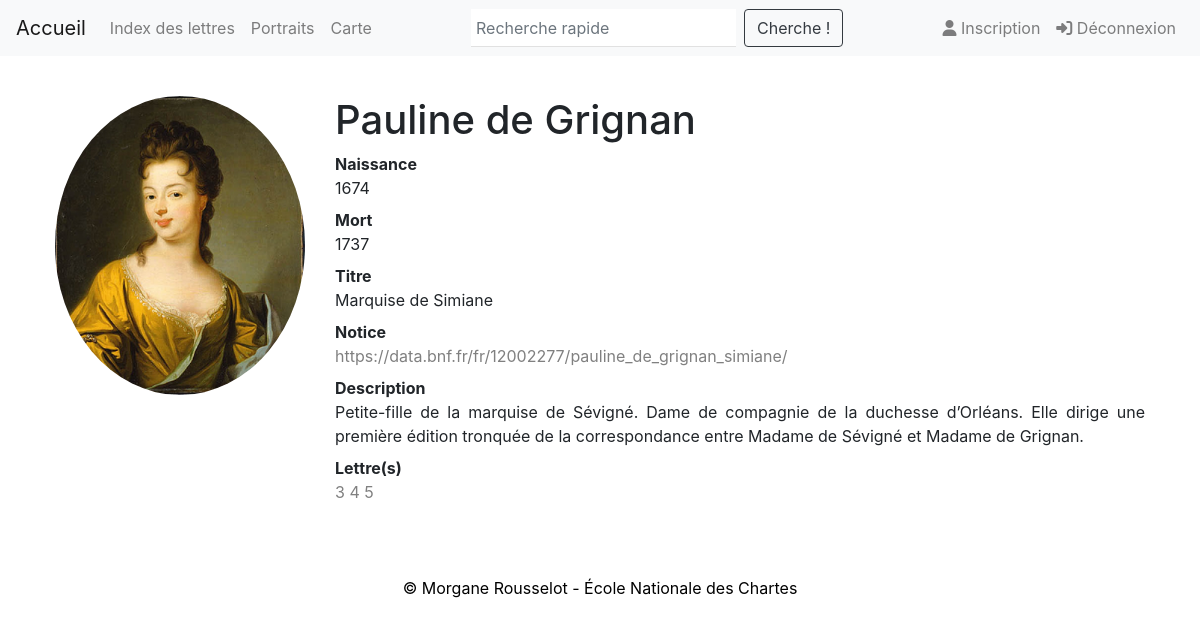
/personne/18 (signed in), run on an earlier commit of the app's database.
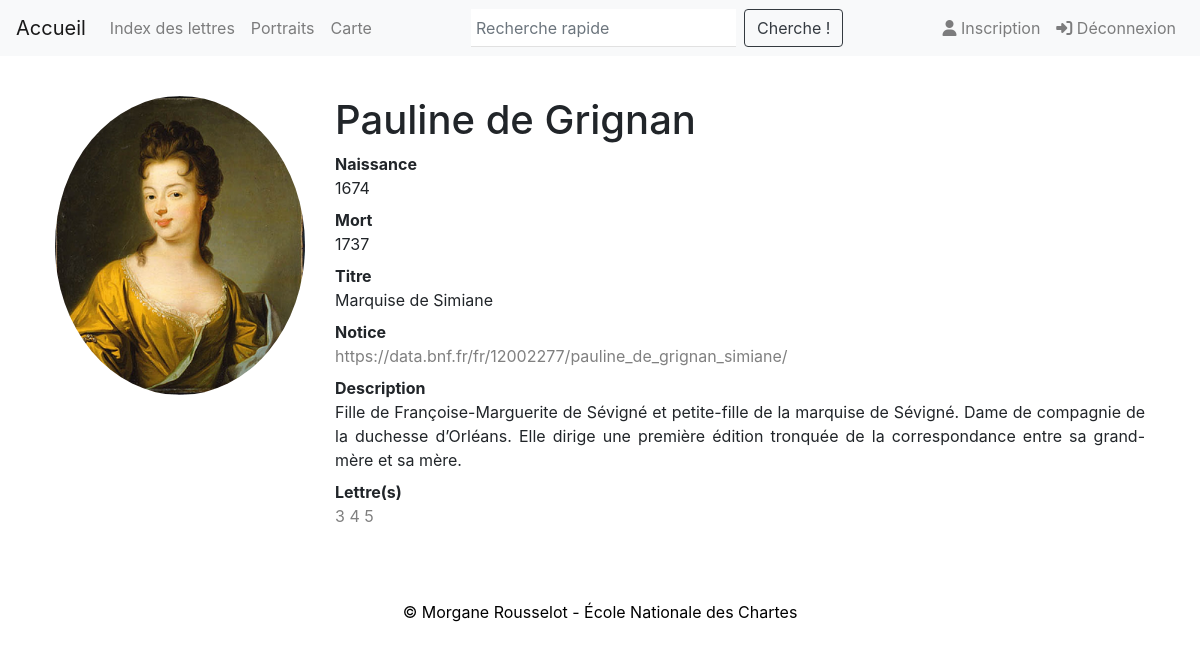
And on a later commit of the database.
### app/modeles/donnees.py (models this page shows)
class Personne(db.Model):
	pers_id = db.Column(db.Integer, unique=True, primary_key=True, autoincrement=True)
	pers_nom = db.Column(db.Text)
	pers_prenom = db.Column(db.Text)
	pers_autre_nom = db.Column(db.Text)
	pers_naissance = db.Column(db.Text)
	pers_mort = db.Column(db.Text)
	pers_titre = db.Column(db.Text)
	pers_fonction = db.Column(db.Text)
	pers_image = db.Column(db.Boolean)
	pers_url = db.Column(db.Text)
	pers_description = db.Column(db.Text)
	citeP = db.relationship('CiteP', back_populates='personne')

### app/routes/generic.py (the view)
@app.route("/personne/<int:pers_id>")
@login_required
def personne(pers_id):
    unique_personne = Personne.query.get_or_404(pers_id)
    citeP = CiteP.query.filter(CiteP.citeP_pers_id == Personne.pers_id)
    source = Lettre.query.filter(Lettre.lettre_id == CiteP.citeP_lettre_id)
    return render_template("pages/personne.html", personne=unique_personne, cite=citeP, source=source)

### app/modeles/utilisateurs.py (called while the page is built)
@login.user_loader
def trouver_utilisateur_via_id(user_id):
	return User.query.get(int(user_id))

### app/templates/pages/personne.html (shortened to what this page needs)
{% extends "conteneur.html" %}
{% block corps %}
	{% if personne %}
    <div class="container-fluid">
        <div class="row">
            <div class="col-lg-3">
            	{% if personne.pers_image %}
                <img src="../static/img/portraits/{{personne.pers_id}}.jpg" class="align-center rounded-circle" alt="portrait" width="100%">
                {% else %}
                <p/>
                {% endif %}
            </div>
            <div class="col-lg-9">
                <h1>{{personne.pers_prenom}} {{personne.pers_nom}}</h1>
                <dl>
                    {% if personne.pers_naissance %}
                    <dt>Naissance</dt><dd>{{personne.pers_naissance}}</dd>
                    {% else %}
                    <dt>Naissance</dt><dd>Inconnu</dd>
                    {% endif %}
                    {% if personne.pers_mort %}
                    <dt>Mort</dt><dd>{{personne.pers_mort}}</dd>
                    {% else %}
                    <dt>Mort</dt><dd>Inconnu</dd>
                    {% endif %}
                    {% if personne.pers_titre %}
                    <dt>Titre</dt><dd>{{personne.pers_titre}}</dd>
                    {% endif %}
                    {% if personne.pers_url %}
                    <dt>Notice</dt><dd><a href="{{personne.pers_url}}" external=True>{{personne.pers_url}}</a></dd>
                    {% endif %}
                    {% if personne.pers_description %}
                    <dt>Description</dt><dd>{{personne.pers_description}}</dd>
                    {% else %}
                    <dt>Description</dt><dd>(En cours de rédaction)</dd>
                    {% endif %}
                    <dt>Lettre(s)</dt>
                    <dd>{% for citeP in personne.query.get(personne.pers_id).citeP %}
                    <a href="{{url_for('cite', numero=citeP.personne.pers_id, ref=citeP.citeP_lettre_id)}}">{{citeP.citeP_lettre_id}}</a>
                    {% endfor %}</dd>
                </dl>
            </div>
        </div>
    </div>
    {% else %}
    <p>La base de données est en cours de constitution</p>
    {% endif %}
{% block footer %}
    {% include "partials/footer.html" %}
{% endblock %}
{% endblock %}

What changed in the data, as far as the page shows it:
changed Personne "Pauline de": pers_description "Petite-fille de la marquise de Sévigné. Dame de compagnie de la duchesse d’Orléans. Elle dirige une première édition tronquée de la correspondance entre Madame de Sévigné et Madame de Grignan." → "Fille de Françoise-Marguerite de Sévigné et petite-fille de la marquise de Sévigné. Dame de compagnie de la duchesse d’Orléans. Elle dirige une première édition tronquée de la correspondance entre sa grand-mère et sa mère."
